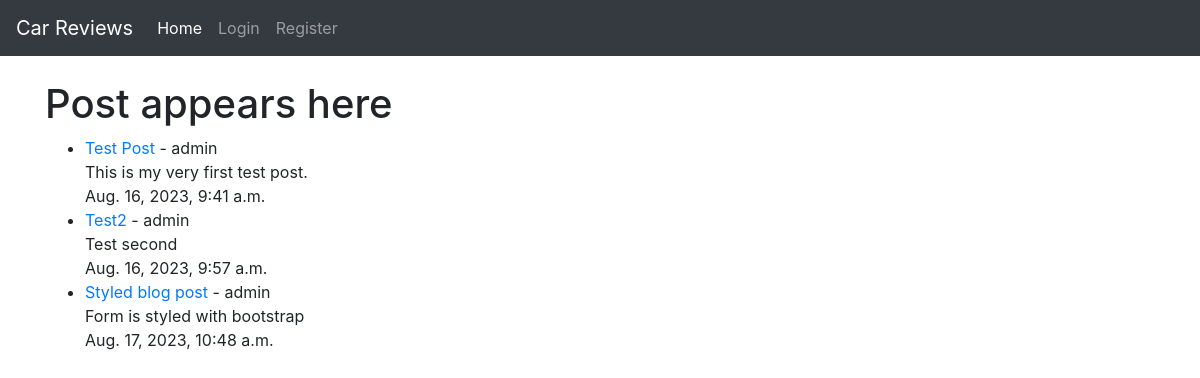
The app's page /, older data.
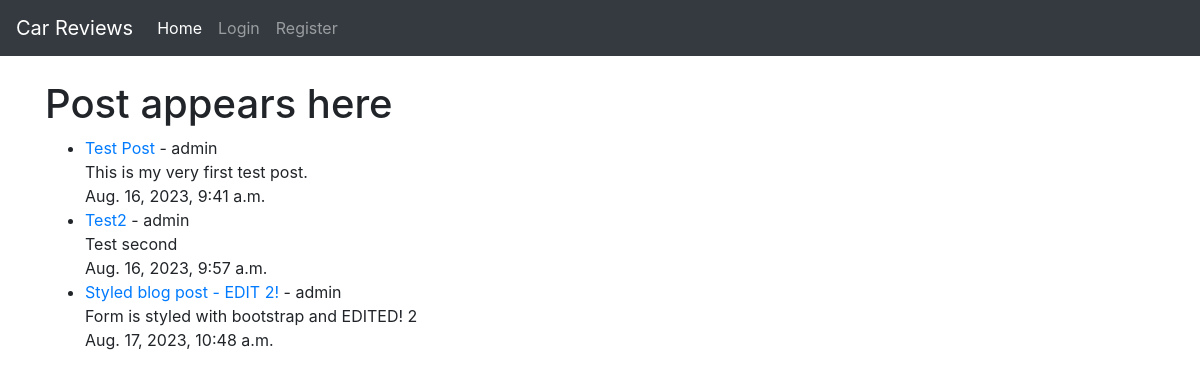
The same page, newer data.
### blog/models.py (models this page shows, shortened)
class Post(models.Model):
    title = models.CharField(max_length=200, unique=True)
    title_tag = models.CharField(max_length=200)
    author = models.ForeignKey(User, on_delete=models.CASCADE, related_name='blog_posts')
    created_on = models.DateTimeField(auto_now_add=True)
    updated_on = models.DateTimeField(auto_now_add=True)
    content = models.TextField()

### blog/views.py (the view)
# urls.py: path('', view.as_view(), name='home'),
class view(ListView):
    model = Post
    template_name = 'index.html'

### templates/index.html (shortened to what this page needs)
{% extends 'base.html' %}
    {% block content %}
    <h1>Post appears here</h1>
    <ul>
    {% for post in object_list %}
        <li><a href="{% url 'post-details' post.pk %}">{{ post.title }}</a> - {{ post.author }}<br/> {{ post.content }}<br/> {{ post.created_on }}</li>
    {% endfor %}
    </ul>
    {% endblock %}

Row changes from the older to the newer data that the page shows:
changed Post: title "Styled blog post" → "Styled blog post - EDIT 2!"; content "Form is styled with bootstrap" → "Form is styled with bootstrap and EDITED! 2"
